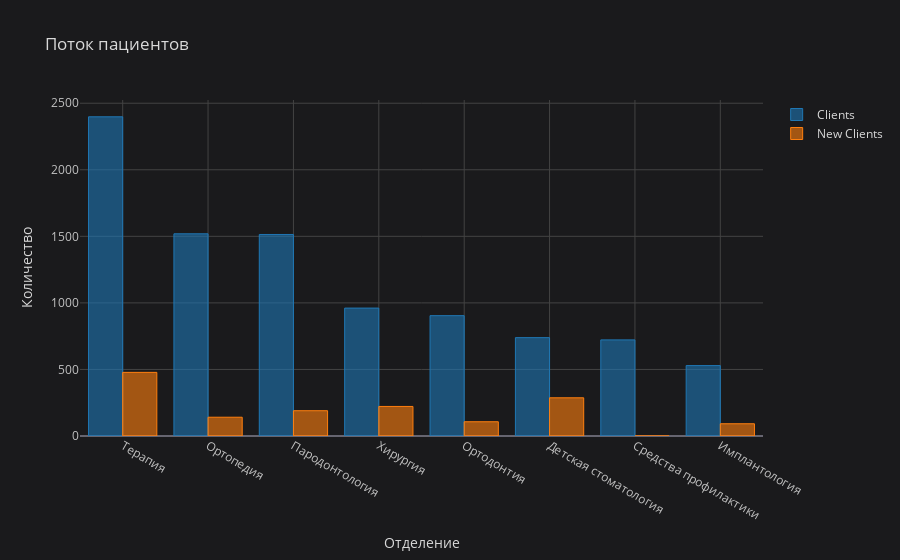

The notebook cell this image was saved under:
### Code cell
df[['Department','Clients','New Clients']].groupby('Department').sum().sort_values(by='Clients',ascending=False).iplot(
    kind='bar',
    xTitle='Отделение',
    yTitle='Количество',
    title='Поток пациентов',
    theme='space', colorscale='plotly')

### Figure 1 — Plotly figure (JSON) as saved in the notebook; plotly's stock layout.template omitted (floating-point values rounded to 4 significant figures)
{"data": [{"marker": {"color": "rgba(31, 119, 180, 0.6)", "line": {"color": "rgba(31, 119, 180, 1.0)", "width": 1}}, "name": "Clients", "orientation": "v", "text": "", "type": "bar", "x": ["Терапия", "Ортопедия", "Пародонтология", "Хирургия", "Ортодонтия", "Детская стоматология", "Средства профилактики", "Имплантология"], "y": [2398, 1519, 1514, 961, 904, 739, 722, 529]}, {"marker": {"color": "rgba(255, 127, 14, 0.6)", "line": {"color": "rgba(255, 127, 14, 1.0)", "width": 1}}, "name": "New Clients", "orientation": "v", "text": "", "type": "bar", "x": ["Терапия", "Ортопедия", "Пародонтология", "Хирургия", "Ортодонтия", "Детская стоматология", "Средства профилактики", "Имплантология"], "y": [478, 141, 190, 222, 107, 287, 0, 92]}], "layout": {"legend": {"bgcolor": "#1A1A1C", "font": {"color": "#D9D9D9"}}, "paper_bgcolor": "#1A1A1C", "plot_bgcolor": "#1A1A1C", "title": {"font": {"color": "#D9D9D9"}, "text": "Поток пациентов"}, "xaxis": {"gridcolor": "#434343", "showgrid": true, "tickfont": {"color": "#C2C2C2"}, "title": {"font": {"color": "#D9D9D9"}, "text": "Отделение"}, "zerolinecolor": "#666570"}, "yaxis": {"gridcolor": "#434343", "showgrid": true, "tickfont": {"color": "#C2C2C2"}, "title": {"font": {"color": "#D9D9D9"}, "text": "Количество"}, "zerolinecolor": "#666570"}}}
